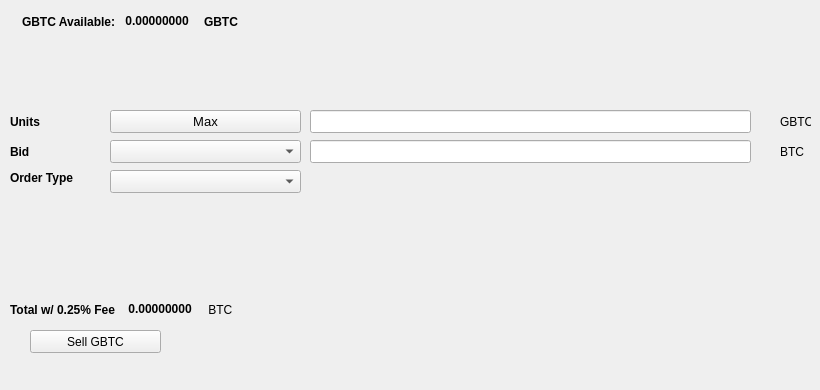
   <widget class="QWidget" name="SellTab">
    <attribute name="title">
     <string>Sell</string>
    </attribute>
    <widget class="QLabel" name="label_16">
     <property name="geometry">
      <rect>
       <x>780</x>
       <y>140</y>
       <width>31</width>
       <height>23</height>
      </rect>
     </property>
     <property name="text">
      <string>BTC</string>
     </property>
    </widget>
    <widget class="QComboBox" name="SellBidcomboBox">
     <property name="geometry">
      <rect>
       <x>110</x>
       <y>140</y>
       <width>191</width>
       <height>23</height>
      </rect>
     </property>
     <property name="font">
      <font>
       <pointsize>10</pointsize>
      </font>
     </property>
    </widget>
    <widget class="QLabel" name="label_18">
     <property name="geometry">
      <rect>
       <x>10</x>
       <y>110</y>
       <width>46</width>
       <height>23</height>
      </rect>
     </property>
     <property name="font">
      <font>
       <weight>75</weight>
       <bold>true</bold>
      </font>
     </property>
     <property name="text">
      <string>Units</string>
     </property>
    </widget>
    <widget class="QPushButton" name="Sell_Max_Amount">
     <property name="geometry">
      <rect>
       <x>110</x>
       <y>110</y>
       <width>191</width>
       <height>23</height>
      </rect>
     </property>
     <property name="font">
      <font>
       <pointsize>10</pointsize>
      </font>
     </property>
     <property name="text">
      <string>Max</string>
     </property>
    </widget>
    <widget class="QLabel" name="label_20">
     <property name="geometry">
      <rect>
       <x>10</x>
       <y>170</y>
       <width>91</width>
       <height>16</height>
      </rect>
     </property>
     <property name="font">
      <font>
       <weight>75</weight>
       <bold>true</bold>
      </font>
     </property>
     <property name="text">
      <string>Order Type</string>
     </property>
    </widget>
    <widget class="QComboBox" name="SellOrdertypeCombo">
     <property name="geometry">
      <rect>
       <x>110</x>
       <y>170</y>
       <width>191</width>
       <height>23</height>
      </rect>
     </property>
     <property name="font">
      <font>
       <pointsize>10</pointsize>
      </font>
     </property>
    </widget>
    <widget class="QLabel" name="label_21">
     <property name="geometry">
      <rect>
       <x>10</x>
       <y>140</y>
       <width>46</width>
       <height>23</height>
      </rect>
     </property>
     <property name="font">
      <font>
       <weight>75</weight>
       <bold>true</bold>
      </font>
     </property>
     <property name="text">
      <string>Bid</string>
     </property>
    </widget>
    <widget class="QLabel" name="label_22">
     <property name="geometry">
      <rect>
       <x>780</x>
       <y>110</y>
       <width>31</width>
       <height>23</height>
      </rect>
     </property>
     <property name="text">
      <string>GBTC</string>
     </property>
    </widget>
    <widget class="QLineEdit" name="UnitsInputGBTC">
     <property name="geometry">
      <rect>
       <x>310</x>
       <y>110</y>
       <width>441</width>
       <height>23</height>
      </rect>
     </property>
     <property name="font">
      <font>
       <pointsize>9</pointsize>
       <weight>75</weight>
       <bold>true</bold>
      </font>
     </property>
    </widget>
    <widget class="QLineEdit" name="SellBidPriceEdit">
     <property name="geometry">
      <rect>
       <x>310</x>
       <y>140</y>
       <width>441</width>
       <height>23</height>
      </rect>
     </property>
     <property name="font">
      <font>
       <pointsize>9</pointsize>
       <weight>75</weight>
       <bold>true</bold>
      </font>
     </property>
    </widget>
    <widget class="QPushButton" name="SellGBTCBTN">
     <property name="geometry">
      <rect>
       <x>30</x>
       <y>330</y>
       <width>131</width>
       <height>23</height>
      </rect>
     </property>
     <property name="text">
      <string>Sell GBTC</string>
     </property>
     <property name="icon">
      <iconset resource="../greenbitcoin">
       <normaloff>:/icons/bitcoin</normaloff>:/icons/bitcoin</iconset>
     </property>
    </widget>
    <widget class="QWidget" name="layoutWidget3">
     <property name="geometry">
      <rect>
       <x>22</x>
       <y>12</y>
       <width>258</width>
       <height>19</height>
      </rect>
     </property>
     <layout class="QHBoxLayout" name="horizontalLayout">
      <item>
       <widget class="QLabel" name="label232_2">
        <property name="font">
         <font>
          <weight>75</weight>
          <bold>true</bold>
         </font>
        </property>
        <property name="text">
         <string>GBTC Available:</string>
        </property>
       </widget>
      </item>
      <item>
       <widget class="QLabel" name="GBTCAvailableLabel">
        <property name="palette">
         <palette>
          <active>
           <colorrole role="WindowText">
            <brush brushstyle="SolidPattern">
             <color alpha="255">
              <red>0</red>
              <green>0</green>
              <blue>0</blue>
             </color>
            </brush>
           </colorrole>
           <colorrole role="Button">
            <brush brushstyle="SolidPattern">
             <color alpha="255">
              <red>0</red>
              <green>170</green>
              <blue>0</blue>
             </color>
            </brush>
           </colorrole>
           <colorrole role="Light">
            <brush brushstyle="SolidPattern">
             <color alpha="255">
              <red>0</red>
              <green>255</green>
              <blue>0</blue>
             </color>
            </brush>
           </colorrole>
           <colorrole role="Midlight">
            <brush brushstyle="SolidPattern">
             <color alpha="255">
              <red>0</red>
              <green>212</green>
              <blue>0</blue>
             </color>
            </brush>
           </colorrole>
           <colorrole role="Dark">
            <brush brushstyle="SolidPattern">
             <color alpha="255">
              <red>0</red>
              <green>85</green>
              <blue>0</blue>
             </color>
            </brush>
           </colorrole>
           <colorrole role="Mid">
            <brush brushstyle="SolidPattern">
             <color alpha="255">
              <red>0</red>
              <green>113</green>
              <blue>0</blue>
             </color>
            </brush>
           </colorrole>
           <colorrole role="Text">
            <brush brushstyle="SolidPattern">
             <color alpha="255">
              <red>0</red>
              <green>170</green>
              <blue>0</blue>
             </color>
            </brush>
           </colorrole>
           <colorrole role="BrightText">
            <brush brushstyle="SolidPattern">
             <color alpha="255">
              <red>255</red>
              <green>255</green>
              <blue>255</blue>
             </color>
            </brush>
           </colorrole>
           <colorrole role="ButtonText">
            <brush brushstyle="SolidPattern">
             <color alpha="255">
              <red>0</red>
              <green>0</green>
              <blue>0</blue>
             </color>
            </brush>
           </colorrole>
           <colorrole role="Base">
            <brush brushstyle="SolidPattern">
             <color alpha="255">
              <red>255</red>
              <green>255</green>
              <blue>255</blue>
             </color>
            </brush>
           </colorrole>
           <colorrole role="Window">
            <brush brushstyle="SolidPattern">
             <color alpha="255">
              <red>0</red>
              <green>170</green>
              <blue>0</blue>
             </color>
            </brush>
           </colorrole>
           <colorrole role="Shadow">
            <brush brushstyle="SolidPattern">
             <color alpha="255">
              <red>0</red>
              <green>0</green>
              <blue>0</blue>
             </color>
            </brush>
           </colorrole>
           <colorrole role="AlternateBase">
            <brush brushstyle="SolidPattern">
             <color alpha="255">
              <red>127</red>
              <green>212</green>
              <blue>127</blue>
             </color>
            </brush>
           </colorrole>
           <colorrole role="ToolTipBase">
            <brush brushstyle="SolidPattern">
             <color alpha="255">
              <red>255</red>
              <green>255</green>
              <blue>220</blue>
             </color>
            </brush>
           </colorrole>
           <colorrole role="ToolTipText">
            <brush brushstyle="SolidPattern">
             <color alpha="255">
              <red>0</red>
              <green>0</green>
              <blue>0</blue>
             </color>
            </brush>
           </colorrole>
          </active>
          <inactive>
           <colorrole role="WindowText">
            <brush brushstyle="SolidPattern">
             <color alpha="255">
              <red>0</red>
              <green>0</green>
              <blue>0</blue>
             </color>
            </brush>
           </colorrole>
           <colorrole role="Button">
            <brush brushstyle="SolidPattern">
             <color alpha="255">
              <red>0</red>
              <green>170</green>
              <blue>0</blue>
             </color>
            </brush>
           </colorrole>
           <colorrole role="Light">
            <brush brushstyle="SolidPattern">
             <color alpha="255">
              <red>0</red>
              <green>255</green>
              <blue>0</blue>
             </color>
            </brush>
           </colorrole>
           <colorrole role="Midlight">
            <brush brushstyle="SolidPattern">
             <color alpha="255">
              <red>0</red>
              <green>212</green>
              <blue>0</blue>
             </color>
            </brush>
           </colorrole>
           <colorrole role="Dark">
            <brush brushstyle="SolidPattern">
             <color alpha="255">
              <red>0</red>
              <green>85</green>
              <blue>0</blue>
             </color>
            </brush>
           </colorrole>
           <colorrole role="Mid">
            <brush brushstyle="SolidPattern">
             <color alpha="255">
              <red>0</red>
              <green>113</green>
              <blue>0</blue>
             </color>
            </brush>
           </colorrole>
           <colorrole role="Text">
            <brush brushstyle="SolidPattern">
             <color alpha="255">
              <red>0</red>
              <green>170</green>
              <blue>0</blue>
             </color>
            </brush>
           </colorrole>
           <colorrole role="BrightText">
            <brush brushstyle="SolidPattern">
             <color alpha="255">
              <red>255</red>
              <green>255</green>
              <blue>255</blue>
             </color>
            </brush>
           </colorrole>
           <colorrole role="ButtonText">
            <brush brushstyle="SolidPattern">
             <color alpha="255">
              <red>0</red>
              <green>0</green>
              <blue>0</blue>
             </color>
            </brush>
           </colorrole>
           <colorrole role="Base">
            <brush brushstyle="SolidPattern">
             <color alpha="255">
              <red>255</red>
              <green>255</green>
              <blue>255</blue>
             </color>
            </brush>
           </colorrole>
           <colorrole role="Window">
            <brush brushstyle="SolidPattern">
             <color alpha="255">
              <red>0</red>
              <green>170</green>
              <blue>0</blue>
             </color>
            </brush>
           </colorrole>
           <colorrole role="Shadow">
            <brush brushstyle="SolidPattern">
             <color alpha="255">
              <red>0</red>
              <green>0</green>
              <blue>0</blue>
             </color>
            </brush>
           </colorrole>
           <colorrole role="AlternateBase">
            <brush brushstyle="SolidPattern">
             <color alpha="255">
              <red>127</red>
              <green>212</green>
              <blue>127</blue>
             </color>
            </brush>
           </colorrole>
           <colorrole role="ToolTipBase">
            <brush brushstyle="SolidPattern">
             <color alpha="255">
              <red>255</red>
              <green>255</green>
              <blue>220</blue>
             </color>
            </brush>
           </colorrole>
           <colorrole role="ToolTipText">
            <brush brushstyle="SolidPattern">
             <color alpha="255">
              <red>0</red>
              <green>0</green>
              <blue>0</blue>
             </color>
            </brush>
           </colorrole>
          </inactive>
          <disabled>
           <colorrole role="WindowText">
            <brush brushstyle="SolidPattern">
             <color alpha="255">
              <red>0</red>
              <green>85</green>
              <blue>0</blue>
             </color>
            </brush>
           </colorrole>
           <colorrole role="Button">
            <brush brushstyle="SolidPattern">
             <color alpha="255">
              <red>0</red>
              <green>170</green>
              <blue>0</blue>
             </color>
            </brush>
           </colorrole>
           <colorrole role="Light">
            <brush brushstyle="SolidPattern">
             <color alpha="255">
              <red>0</red>
              <green>255</green>
              <blue>0</blue>
             </color>
            </brush>
           </colorrole>
           <colorrole role="Midlight">
            <brush brushstyle="SolidPattern">
             <color alpha="255">
              <red>0</red>
              <green>212</green>
              <blue>0</blue>
             </color>
            </brush>
           </colorrole>
           <colorrole role="Dark">
            <brush brushstyle="SolidPattern">
             <color alpha="255">
              <red>0</red>
              <green>85</green>
              <blue>0</blue>
             </color>
            </brush>
           </colorrole>
           <colorrole role="Mid">
            <brush brushstyle="SolidPattern">
             <color alpha="255">
              <red>0</red>
              <green>113</green>
              <blue>0</blue>
             </color>
            </brush>
           </colorrole>
           <colorrole role="Text">
            <brush brushstyle="SolidPattern">
             <color alpha="255">
              <red>0</red>
              <green>85</green>
              <blue>0</blue>
             </color>
            </brush>
           </colorrole>
           <colorrole role="BrightText">
            <brush brushstyle="SolidPattern">
             <color alpha="255">
              <red>255</red>
              <green>255</green>
              <blue>255</blue>
             </color>
            </brush>
           </colorrole>
           <colorrole role="ButtonText">
            <brush brushstyle="SolidPattern">
             <color alpha="255">
              <red>0</red>
              <green>85</green>
              <blue>0</blue>
             </color>
            </brush>
           </colorrole>
           <colorrole role="Base">
            <brush brushstyle="SolidPattern">
             <color alpha="255">
              <red>0</red>
              <green>170</green>
              <blue>0</blue>
             </color>
            </brush>
           </colorrole>
           <colorrole role="Window">
            <brush brushstyle="SolidPattern">
             <color alpha="255">
              <red>0</red>
              <green>170</green>
              <blue>0</blue>
             </color>
            </brush>
           </colorrole>
           <colorrole role="Shadow">
            <brush brushstyle="SolidPattern">
             <color alpha="255">
              <red>0</red>
              <green>0</green>
              <blue>0</blue>
             </color>
            </brush>
           </colorrole>
           <colorrole role="AlternateBase">
            <brush brushstyle="SolidPattern">
             <color alpha="255">
              <red>0</red>
              <green>170</green>
              <blue>0</blue>
             </color>
            </brush>
           </colorrole>
           <colorrole role="ToolTipBase">
            <brush brushstyle="SolidPattern">
             <color alpha="255">
              <red>255</red>
              <green>255</green>
              <blue>220</blue>
             </color>
            </brush>
           </colorrole>
           <colorrole role="ToolTipText">
            <brush brushstyle="SolidPattern">
             <color alpha="255">
              <red>0</red>
              <green>0</green>
              <blue>0</blue>
             </color>
            </brush>
           </colorrole>
          </disabled>
         </palette>
        </property>
        <property name="font">
         <font>
          <weight>75</weight>
          <bold>true</bold>
         </font>
        </property>
        <property name="text">
         <string> 0.00000000 </string>
        </property>
        <property name="textInteractionFlags">
         <set>Qt::LinksAccessibleByMouse|Qt::TextSelectableByKeyboard|Qt::TextSelectableByMouse</set>
        </property>
       </widget>
      </item>
      <item>
       <widget class="QLabel" name="labelGBTC">
        <property name="font">
         <font>
          <weight>75</weight>
          <bold>true</bold>
         </font>
        </property>
        <property name="text">
         <string>GBTC</string>
        </property>
       </widget>
      </item>
     </layout>
    </widget>
    <widget class="QWidget" name="layoutWidget">
     <property name="geometry">
      <rect>
       <x>10</x>
       <y>300</y>
       <width>268</width>
       <height>19</height>
      </rect>
     </property>
     <layout class="QHBoxLayout" name="horizontalLayout_2">
      <item>
       <widget class="QLabel" name="label_19">
        <property name="font">
         <font>
          <weight>75</weight>
          <bold>true</bold>
         </font>
        </property>
        <property name="text">
         <string>Total w/ 0.25% Fee </string>
        </property>
       </widget>
      </item>
      <item>
       <widget class="QLabel" name="SellCostLabel">
        <property name="palette">
         <palette>
          <active>
           <colorrole role="WindowText">
            <brush brushstyle="SolidPattern">
             <color alpha="255">
              <red>0</red>
              <green>0</green>
              <blue>0</blue>
             </color>
            </brush>
           </colorrole>
           <colorrole role="Button">
            <brush brushstyle="SolidPattern">
             <color alpha="255">
              <red>0</red>
              <green>170</green>
              <blue>0</blue>
             </color>
            </brush>
           </colorrole>
           <colorrole role="Light">
            <brush brushstyle="SolidPattern">
             <color alpha="255">
              <red>0</red>
              <green>255</green>
              <blue>0</blue>
             </color>
            </brush>
           </colorrole>
           <colorrole role="Midlight">
            <brush brushstyle="SolidPattern">
             <color alpha="255">
              <red>0</red>
              <green>212</green>
              <blue>0</blue>
             </color>
            </brush>
           </colorrole>
           <colorrole role="Dark">
            <brush brushstyle="SolidPattern">
             <color alpha="255">
              <red>0</red>
              <green>85</green>
              <blue>0</blue>
             </color>
            </brush>
           </colorrole>
           <colorrole role="Mid">
            <brush brushstyle="SolidPattern">
             <color alpha="255">
              <red>0</red>
              <green>113</green>
              <blue>0</blue>
             </color>
            </brush>
           </colorrole>
           <colorrole role="Text">
            <brush brushstyle="SolidPattern">
             <color alpha="255">
              <red>0</red>
              <green>170</green>
              <blue>0</blue>
             </color>
            </brush>
           </colorrole>
           <colorrole role="BrightText">
            <brush brushstyle="SolidPattern">
             <color alpha="255">
              <red>255</red>
              <green>255</green>
              <blue>255</blue>
             </color>
            </brush>
           </colorrole>
           <colorrole role="ButtonText">
            <brush brushstyle="SolidPattern">
             <color alpha="255">
              <red>0</red>
              <green>0</green>
              <blue>0</blue>
             </color>
            </brush>
           </colorrole>
           <colorrole role="Base">
            <brush brushstyle="SolidPattern">
             <color alpha="255">
              <red>255</red>
              <green>255</green>
              <blue>255</blue>
             </color>
            </brush>
           </colorrole>
           <colorrole role="Window">
            <brush brushstyle="SolidPattern">
             <color alpha="255">
              <red>0</red>
              <green>170</green>
              <blue>0</blue>
             </color>
            </brush>
           </colorrole>
           <colorrole role="Shadow">
            <brush brushstyle="SolidPattern">
             <color alpha="255">
              <red>0</red>
              <green>0</green>
              <blue>0</blue>
             </color>
            </brush>
           </colorrole>
           <colorrole role="AlternateBase">
            <brush brushstyle="SolidPattern">
             <color alpha="255">
              <red>127</red>
              <green>212</green>
              <blue>127</blue>
             </color>
            </brush>
           </colorrole>
           <colorrole role="ToolTipBase">
            <brush brushstyle="SolidPattern">
             <color alpha="255">
              <red>255</red>
              <green>255</green>
              <blue>220</blue>
             </color>
            </brush>
           </colorrole>
           <colorrole role="ToolTipText">
            <brush brushstyle="SolidPattern">
             <color alpha="255">
              <red>0</red>
              <green>0</green>
              <blue>0</blue>
             </color>
            </brush>
           </colorrole>
          </active>
          <inactive>
           <colorrole role="WindowText">
            <brush brushstyle="SolidPattern">
             <color alpha="255">
              <red>0</red>
              <green>0</green>
              <blue>0</blue>
             </color>
            </brush>
           </colorrole>
           <colorrole role="Button">
            <brush brushstyle="SolidPattern">
             <color alpha="255">
              <red>0</red>
              <green>170</green>
              <blue>0</blue>
             </color>
            </brush>
           </colorrole>
           <colorrole role="Light">
            <brush brushstyle="SolidPattern">
             <color alpha="255">
              <red>0</red>
              <green>255</green>
              <blue>0</blue>
             </color>
            </brush>
           </colorrole>
           <colorrole role="Midlight">
            <brush brushstyle="SolidPattern">
             <color alpha="255">
              <red>0</red>
              <green>212</green>
              <blue>0</blue>
             </color>
            </brush>
           </colorrole>
           <colorrole role="Dark">
            <brush brushstyle="SolidPattern">
             <color alpha="255">
              <red>0</red>
              <green>85</green>
              <blue>0</blue>
             </color>
            </brush>
           </colorrole>
           <colorrole role="Mid">
            <brush brushstyle="SolidPattern">
             <color alpha="255">
              <red>0</red>
              <green>113</green>
              <blue>0</blue>
             </color>
            </brush>
           </colorrole>
           <colorrole role="Text">
            <brush brushstyle="SolidPattern">
             <color alpha="255">
              <red>0</red>
              <green>170</green>
              <blue>0</blue>
             </color>
            </brush>
           </colorrole>
           <colorrole role="BrightText">
            <brush brushstyle="SolidPattern">
             <color alpha="255">
              <red>255</red>
              <green>255</green>
              <blue>255</blue>
             </color>
            </brush>
           </colorrole>
           <colorrole role="ButtonText">
            <brush brushstyle="SolidPattern">
             <color alpha="255">
              <red>0</red>
              <green>0</green>
              <blue>0</blue>
             </color>
            </brush>
           </colorrole>
           <colorrole role="Base">
            <brush brushstyle="SolidPattern">
             <color alpha="255">
              <red>255</red>
              <green>255</green>
              <blue>255</blue>
             </color>
            </brush>
           </colorrole>
           <colorrole role="Window">
            <brush brushstyle="SolidPattern">
             <color alpha="255">
              <red>0</red>
              <green>170</green>
              <blue>0</blue>
             </color>
            </brush>
           </colorrole>
           <colorrole role="Shadow">
            <brush brushstyle="SolidPattern">
             <color alpha="255">
              <red>0</red>
              <green>0</green>
              <blue>0</blue>
             </color>
            </brush>
           </colorrole>
           <colorrole role="AlternateBase">
            <brush brushstyle="SolidPattern">
             <color alpha="255">
              <red>127</red>
              <green>212</green>
              <blue>127</blue>
             </color>
            </brush>
           </colorrole>
           <colorrole role="ToolTipBase">
            <brush brushstyle="SolidPattern">
             <color alpha="255">
              <red>255</red>
              <green>255</green>
              <blue>220</blue>
             </color>
            </brush>
           </colorrole>
           <colorrole role="ToolTipText">
            <brush brushstyle="SolidPattern">
             <color alpha="255">
              <red>0</red>
              <green>0</green>
              <blue>0</blue>
             </color>
            </brush>
           </colorrole>
          </inactive>
          <disabled>
           <colorrole role="WindowText">
            <brush brushstyle="SolidPattern">
             <color alpha="255">
              <red>0</red>
              <green>85</green>
              <blue>0</blue>
             </color>
            </brush>
           </colorrole>
           <colorrole role="Button">
            <brush brushstyle="SolidPattern">
             <color alpha="255">
              <red>0</red>
              <green>170</green>
              <blue>0</blue>
             </color>
            </brush>
           </colorrole>
           <colorrole role="Light">
            <brush brushstyle="SolidPattern">
             <color alpha="255">
              <red>0</red>
              <green>255</green>
              <blue>0</blue>
             </color>
            </brush>
           </colorrole>
           <colorrole role="Midlight">
            <brush brushstyle="SolidPattern">
             <color alpha="255">
              <red>0</red>
              <green>212</green>
              <blue>0</blue>
             </color>
            </brush>
           </colorrole>
           <colorrole role="Dark">
            <brush brushstyle="SolidPattern">
             <color alpha="255">
              <red>0</red>
              <green>85</green>
              <blue>0</blue>
             </color>
            </brush>
           </colorrole>
           <colorrole role="Mid">
            <brush brushstyle="SolidPattern">
             <color alpha="255">
              <red>0</red>
              <green>113</green>
              <blue>0</blue>
             </color>
            </brush>
           </colorrole>
           <colorrole role="Text">
            <brush brushstyle="SolidPattern">
             <color alpha="255">
              <red>0</red>
              <green>85</green>
              <blue>0</blue>
             </color>
            </brush>
           </colorrole>
           <colorrole role="BrightText">
            <brush brushstyle="SolidPattern">
             <color alpha="255">
              <red>255</red>
              <green>255</green>
              <blue>255</blue>
             </color>
            </brush>
           </colorrole>
           <colorrole role="ButtonText">
            <brush brushstyle="SolidPattern">
             <color alpha="255">
              <red>0</red>
              <green>85</green>
              <blue>0</blue>
             </color>
            </brush>
           </colorrole>
           <colorrole role="Base">
            <brush brushstyle="SolidPattern">
             <color alpha="255">
              <red>0</red>
              <green>170</green>
              <blue>0</blue>
             </color>
            </brush>
           </colorrole>
           <colorrole role="Window">
            <brush brushstyle="SolidPattern">
             <color alpha="255">
              <red>0</red>
              <green>170</green>
              <blue>0</blue>
             </color>
            </brush>
           </colorrole>
           <colorrole role="Shadow">
            <brush brushstyle="SolidPattern">
             <color alpha="255">
              <red>0</red>
              <green>0</green>
              <blue>0</blue>
             </color>
            </brush>
           </colorrole>
           <colorrole role="AlternateBase">
            <brush brushstyle="SolidPattern">
             <color alpha="255">
              <red>0</red>
              <green>170</green>
              <blue>0</blue>
             </color>
            </brush>
           </colorrole>
           <colorrole role="ToolTipBase">
            <brush brushstyle="SolidPattern">
             <color alpha="255">
              <red>255</red>
              <green>255</green>
              <blue>220</blue>
             </color>
            </brush>
           </colorrole>
           <colorrole role="ToolTipText">
            <brush brushstyle="SolidPattern">
             <color alpha="255">
              <red>0</red>
              <green>0</green>
              <blue>0</blue>
             </color>
            </brush>
           </colorrole>
          </disabled>
         </palette>
        </property>
        <property name="font">
         <font>
          <weight>75</weight>
          <bold>true</bold>
         </font>
        </property>
        <property name="autoFillBackground">
         <bool>false</bool>
        </property>
        <property name="text">
         <string> 0.00000000</string>
        </property>
        <property name="textInteractionFlags">
         <set>Qt::LinksAccessibleByMouse|Qt::TextSelectableByMouse</set>
        </property>
       </widget>
      </item>
      <item>
       <widget class="QLabel" name="label_17">
        <property name="font">
         <font>
          <weight>50</weight>
          <bold>false</bold>
         </font>
        </property>
        <property name="text">
         <string> BTC</string>
        </property>
       </widget>
      </item>
     </layout>
    </widget>
    <widget class="QLabel" name="label_23">
     <property name="geometry">
      <rect>
       <x>460</x>
       <y>300</y>
       <width>281</width>
       <height>81</height>
      </rect>
     </property>
     <property name="text">
      <string/>
     </property>
     <property name="pixmap">
      <pixmap>:/images/bittrex</pixmap>
     </property>
    </widget>
   </widget>
